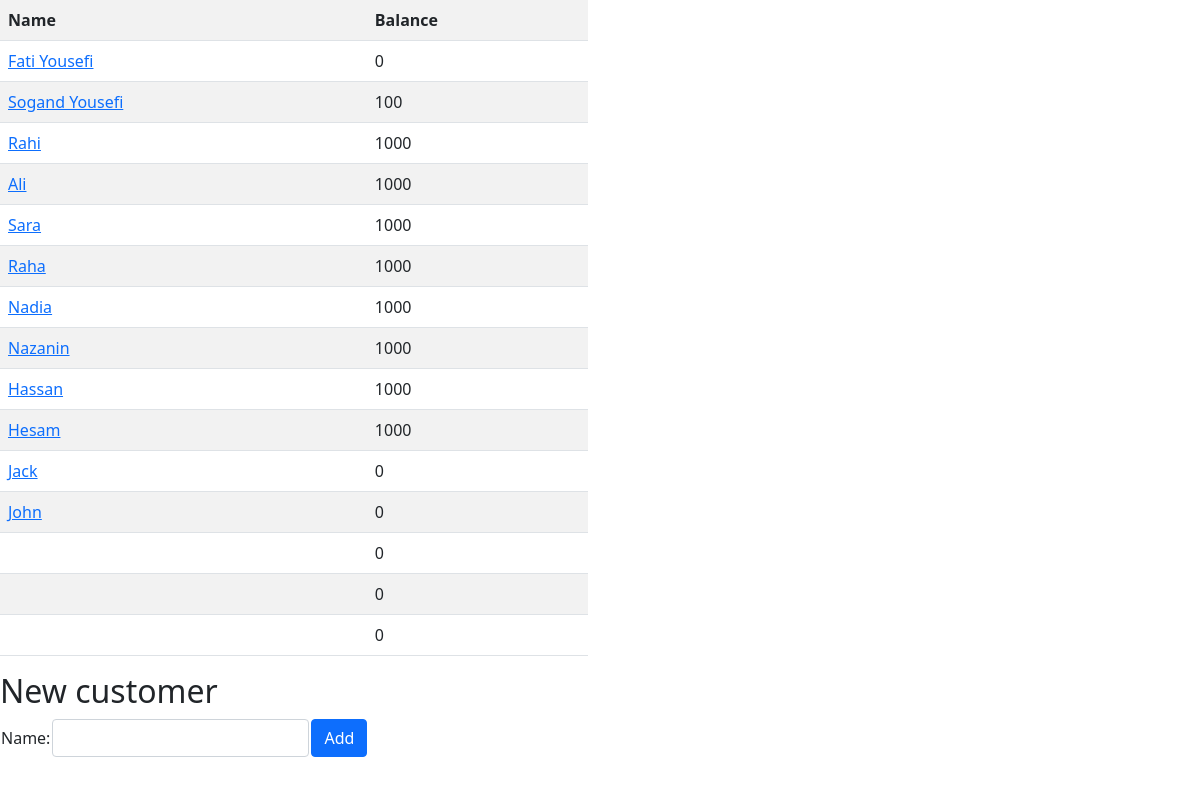
The app's page /wallet/, older data.
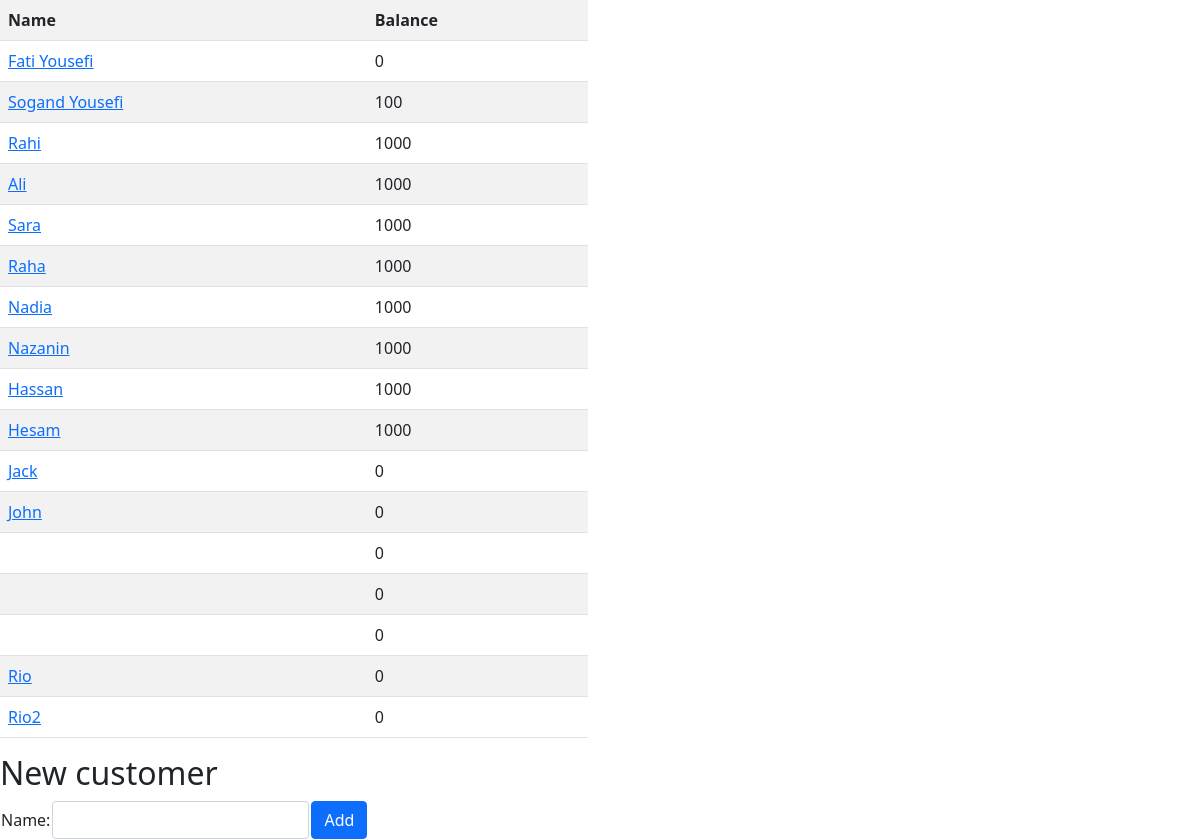
The same page, newer data.
### wallet/models.py (models this page shows, shortened)
class Customer(models.Model):
    name = models.CharField(max_length=50)
    balance= models.IntegerField(default=0)
    modifiedDate= models.DateTimeField("last update")

### wallet/views.py (the view)
# urls.py: path("", views.index, name="index"),
def index(request):
    customer_list = Customer.objects.all()
    context = {
        "customer_list": customer_list,
    }
    return render(request,"wallet/index.html",context)

### wallet/templates/wallet/index.html (shortened to what this page needs)
<!DOCTYPE html>
<html lang="en">
<head>
  <link
  href="https://cdn.jsdelivr.net/npm/bootstrap@5.0.2/dist/css/bootstrap.min.css"
  rel="stylesheet"
/>
</head>
<body>
  <div class="row">
    <div class="col">
      {% if customer_list %}
      <table class="table table-striped">
        <tr>
          <th>Name</th>
          <th>Balance</th>
        </tr>
        {% for customer in customer_list %}
        <tr>
          <td>
              <a href='{{customer.id}}'>{{ customer.name }}</a>
            </td>
          <td>{{ customer.balance }}</td>
        </tr>
        {% endfor %}
      </table>
      {% endif %}
      <div>
          <h2>New customer</h2>
      <form action="{% url 'customer' %}" method="post">
        <table>
          <tr>
            <td>Name:</td>
            <td>
              <input
                type="text"
                id="name"
                name="name"
                value=""
                class="form-control"
              />
            </td>
            <td><input type="submit" value="Add" class="btn btn-primary" /></td>
        </table>
      </form></div>
    </div>
    <div class="col"></div>
  </div>
</body>
</html>

Row changes from the older to the newer data that the page shows:
added Customer: name "Rio", balance "0"
added Customer: name "Rio2", balance "0"
